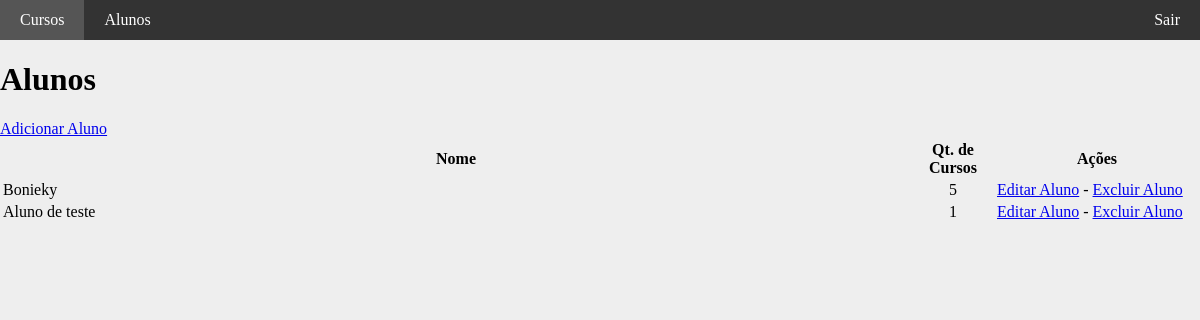
Before: /painel/alunos (signed in) with the older database file.
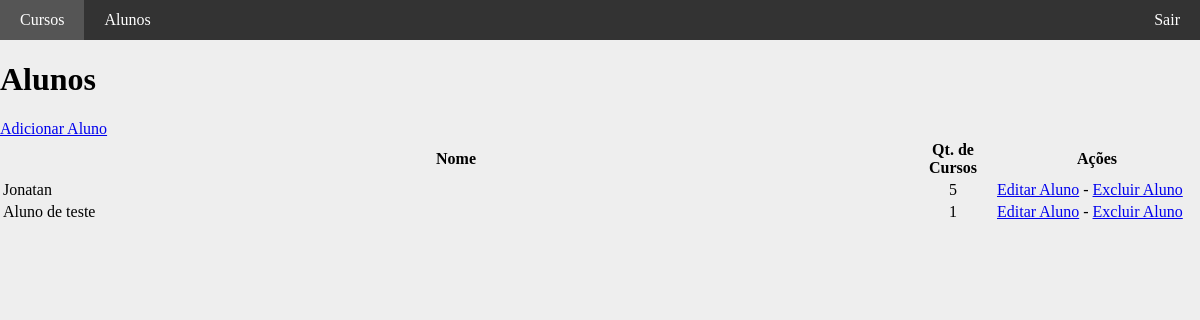
After: the same page with the newer database file.
### tables this page shows
CREATE TABLE `alunos` (
  `id` int(11) unsigned NOT NULL AUTO_INCREMENT,
  `nome` varchar(50) NOT NULL DEFAULT '',
  `email` varchar(100) NOT NULL DEFAULT '',
  `senha` varchar(32) NOT NULL DEFAULT '',
  PRIMARY KEY (`id`)
);

### painel/core/Controller.php (called while the page is built, shortened)
<?php
class controller {
	public function loadTemplate($viewName, $viewData = array()) {
		include 'views/template.php';
	}
	public function loadViewInTemplate($viewName, $viewData) {
		extract($viewData);
		include 'views/'.$viewName.'.php';
	}
}

### painel/controllers/alunosController.php (called while the page is built, shortened)
<?php
class alunosController extends controller {
	public function index() {
		$dados = array(
			'alunos' => array()
		);
		$alunos = new Alunos();
		$dados['alunos'] = $alunos->getAlunos();
		$this->loadTemplate('alunos', $dados);
	}
}

### painel/core/Core.php (called while the page is built, shortened)
<?php
class Core {
	public function run() {
		$url = explode("index.php", $_SERVER["PHP_SELF"]);
		$url = end($url);
		$params = array();
		if(!empty($url)) {
			$url = explode('/', $url);
			array_shift($url);
			array_shift($url);
			if(isset($url[0])) {
				$currentAction = $url[0];
				array_shift($url);
			} else {
				$currentAction = 'index';
			}
		} else {
			$currentController = 'homeController';
			$currentAction = 'index';
		}
		$c = new $currentController();
		call_user_func_array(array($c, $currentAction), $params);
	}
}

### painel/index.php (called while the page is built, shortened)
<?php
require 'config.php';
$core = new Core();
$core->run();
?>

### painel/config.php (called while the page is built, shortened)
<?php
$config = array();
if(ENVIRONMENT == 'development') {
	$config['dbname'] = 'ead';
	$config['host'] = 'localhost';
	$config['dbuser'] = 'root';
	$config['dbpass'] = 'root';
} else {
	$config['dbname'] = 'ead';
	$config['host'] = 'localhost';
	$config['dbuser'] = 'root';
	$config['dbpass'] = 'root';
}
?>

### painel/core/Model.php (called while the page is built, shortened)
<?php
class model {
	public function __construct() {
		global $config;
		$this->db = new PDO("mysql:dbname=".$config['dbname'].";host=".$config['host'], $config['dbuser'], $config['dbpass']);
	}
}
?>

### painel/models/alunos.php (called while the page is built, shortened)
<?php
class Alunos extends model {
	public function getAlunos() {
		$array = array();
		$sql = "SELECT
			*,
			(select count(*) from aluno_curso where aluno_curso.id_aluno = alunos.id) as qtcursos
		FROM alunos";
		$sql = $this->db->query($sql);
		if($sql->rowCount() > 0) {
			$array = $sql->fetchAll();
		}
		return $array;
	}
}
?>

### painel/views/alunos.php (the view)
<h1>Alunos</h1>
<a href="<?php echo BASE; ?>alunos/adicionar">Adicionar Aluno</a><br/>
<table border="0" width="100%">
	<tr>
		<th>Nome</th>
		<th width="80">Qt. de Cursos</th>
		<th>Ações</th>
	</tr>
	<?php foreach($alunos as $aluno): ?>
	<tr>
		<td><?php echo $aluno['nome']; ?></td>
		<td align="center"><?php echo $aluno['qtcursos']; ?></td>
		<td width="200">
			<a href="<?php echo BASE; ?>alunos/editar/<?php echo $aluno['id']; ?>">Editar Aluno</a> -
			<a href="<?php echo BASE; ?>alunos/excluir/<?php echo $aluno['id']; ?>">Excluir Aluno</a>
		</td>
	</tr>
	<?php endforeach; ?>
</table>

### painel/views/template.php (shortened to what this page needs)
<html>
	<head>
		<link rel="stylesheet" href="<?php echo BASE; ?>assets/css/template.css" />
	</head>
	<body>
		<div class="topo">
			<a href="<?php echo BASE; ?>">
				<div>Cursos</div>
			</a>
			<a href="<?php echo BASE; ?>alunos">
				<div>Alunos</div>
			</a>
			<a href="<?php echo BASE; ?>login/logout">
				<div style="float:right">Sair</div>
			</a>
		</div>
		<?php $this->loadViewInTemplate($viewName, $viewData); ?>
	</body>
</html>

### painel/assets/css/template.css (style rules this page uses)
body { margin:0; background-color:#EEE; }
.topo { height:40px; background-color:#333; color:#FFF; }
.topo a { color:#FFF; text-decoration: none; }
.topo a div { float:left; height:40px; line-height: 40px; padding-right:20px; padding-left:20px; }

Changed rows visible on the page:
changed alunos: nome "Bonieky" → "Jonatan"
